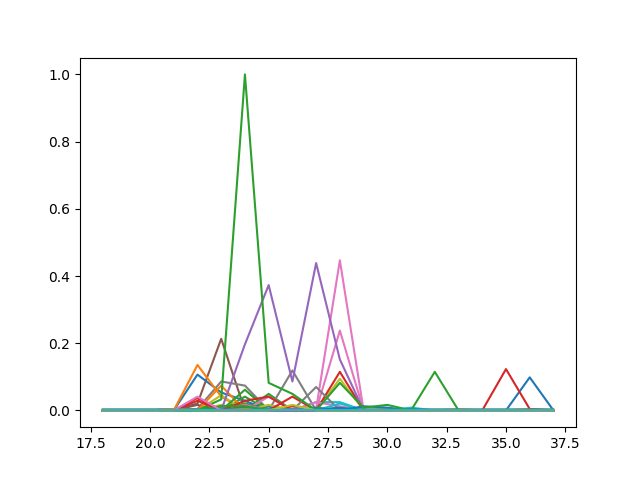

Reproduce this figure in Python.
import json
import csv
import os
import datetime
import matplotlib.pyplot as plt
from config import project_folder

# project_folder = "/home/shivam/coursework/user engagement/User-Engagement-Video/"
path = project_folder + "code/userdata/"


def extract_week_number(raw_date):
    year = raw_date[:4]
    month = raw_date[5:7]
    day = raw_date[8:]
    dt = datetime.date(int(year), int(month), int(day))
    wk = dt.isocalendar()[1]
    return wk


def create_mmtoc_dictionary(min_week, max_week):
    phrase_cloud_clicks = {}
    for i in range(min_week, max_week + 1):
        phrase_cloud_clicks[i] = 0.0

    return phrase_cloud_clicks


def extract_mmtoc_clicks():
    print "mmtoc"
    user_log = {}
    count = 0
    for file in os.listdir(path):
        mmtoc_clicks = create_mmtoc_dictionary(18, 37)
        count += 1
        print count
        # if count > 100:
        #     break
        if file != ".gitginore":
            with open(path + file, 'r') as data_file:
                for line in data_file.readlines():
                    data = json.loads(line)

                    if data['user_action'] != None and "mmtoc" in data['user_action']:
                        week_number = extract_week_number(data['date'])
                        if week_number in mmtoc_clicks:
                            mmtoc_clicks[week_number] += 1
                        else:
                            mmtoc_clicks[week_number] = 1.0

                user_log[file.split("_")[1].split(".")[0]] = mmtoc_clicks

    max_click = 0
    for user in user_log:
        for week in user_log[user]:
            if user_log[user][week] > max_click:
                max_click = user_log[user][week]

    # print "max click ", max_click
    for user in user_log:
        for week in user_log[user]:
            user_log[user][week] /= max_click

    return user_log


def mmtocplot_behaviour():
    mmtoc_clicks = extract_mmtoc_clicks()

    for user in mmtoc_clicks:
        # print user
        keys = mmtoc_clicks[user].keys()
        values = mmtoc_clicks[user].values()

        Z1 = sorted(keys)
        Z2 = [x for _, x in sorted(zip(keys, values))]
        plt.plot(Z1, Z2)

    plt.savefig("mmtoc.png")
    plt.show()


# extract_mmtoc_clicks()
# mmtocplot_behaviour()
